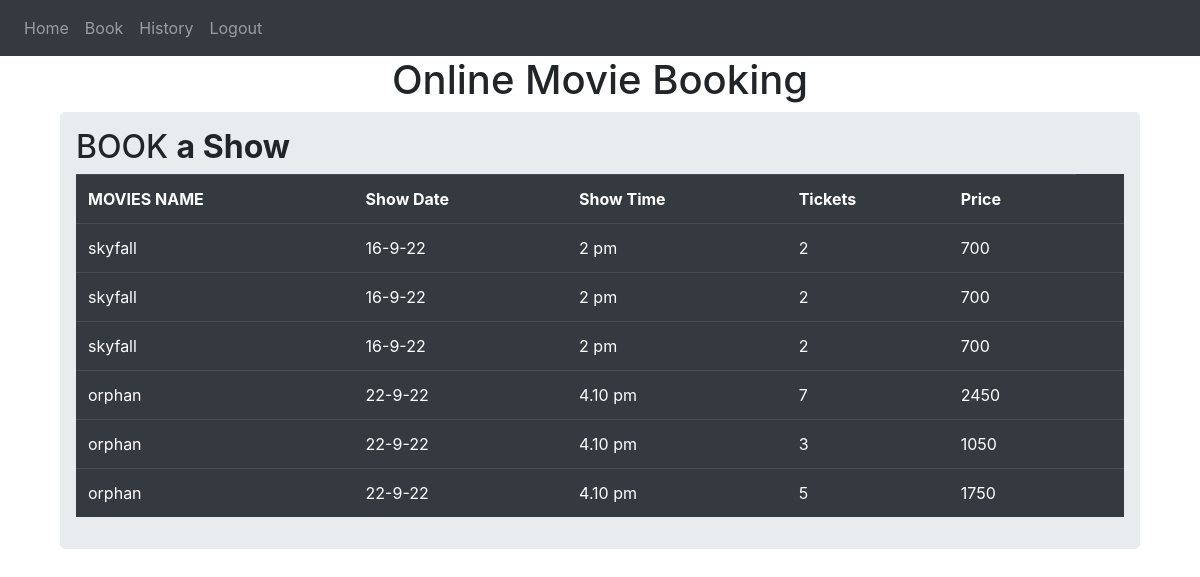
The app's page /history (signed in), older data.
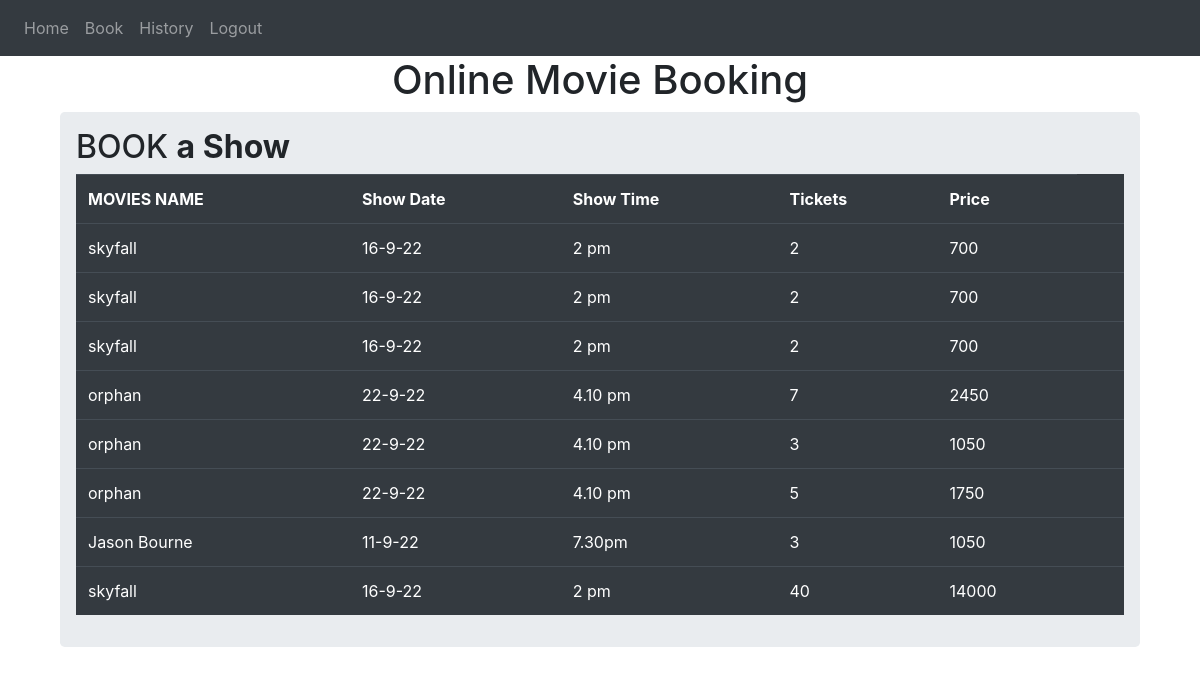
The same page, newer data.
### website/models.py (models this page shows)
class BookMovieShow(db.Model):
    book_id = db.Column(db.Integer,primary_key = True)
    movies_name = db.Column(db.String(150))
    user_id = db.Column(db.Integer)
    show_date = db.Column(db.Text)
    show_time = db.Column(db.Text)
    tickets = db.Column(db.Integer)
    price = db.Column(db.Integer)

### website/views.py (the view)
@views.route('/history',methods=['GET'])
@login_required
def history():
    all_data = BookMovieShow.query.filter(BookMovieShow.user_id==current_user.id)
    return render_template("history.html",books = all_data,user=current_user)

### website/__init__.py (called while the page is built)
def create_app():
    app = Flask(__name__)
    app.config['SECRET_KEY'] = 'anika is a good girl'
    app.config['SQLALCHEMY_DATABASE_URI'] = f'sqlite:///{DB_NAME}'
    db.init_app(app)
    from .views import views
    from .auth import auth
    app.register_blueprint(views, url_prefix='/')
    app.register_blueprint(auth, url_prefix='/')
    from .models import User, AddMovie , BookMovieShow, AddShow
    create_database(app)
    login_manager = LoginManager()
    login_manager.login_view = 'auth.login'
    login_manager.init_app(app)
    @login_manager.user_loader
    def load_user(id):
        return User.query.get(int(id))
    return app

### website/templates/history.html (shortened to what this page needs)
{% extends "base.html" %} {% block title %}BOOK MANAGE{% endblock %}
{% block content %}
<h1 align="center">Online Movie Booking </h1>
<div class ="container">
  <div class="row">
    <div class ="col md-12">
      <div class="jumbotron p-3 ">
        <h2>
          BOOK
          <b>a Show</b>
        </h2>
        <table class="table table-hover table-dark">
          <tr>
            <th>MOVIES NAME</th>
            <th>Show Date</th>
            <th>Show Time</th>
            <th> Tickets </th>
            <th> Price</th>
          </tr>
          {% for row in books %}
          <tr>
            <td>{{row.movies_name}}</td>
            <td>{{row.show_date}}</td>
            <td>{{row.show_time}}</td>
            <td>{{row.tickets}}</td>
            <td>{{row.price}}</td>
            <td></td>
          </tr>
          {% endfor %}
        </table>
      </div>
    </div>
  </div>
</div>
{% endblock %}

Row changes from the older to the newer data that the page shows:
added BookMovieShow: movies_name "Jason Bourne", show_date "11-9-22", show_time "7.30pm", tickets "3", price "1050"
added BookMovieShow: movies_name "skyfall", show_date "16-9-22", show_time "2 pm", tickets "40", price "14000"
